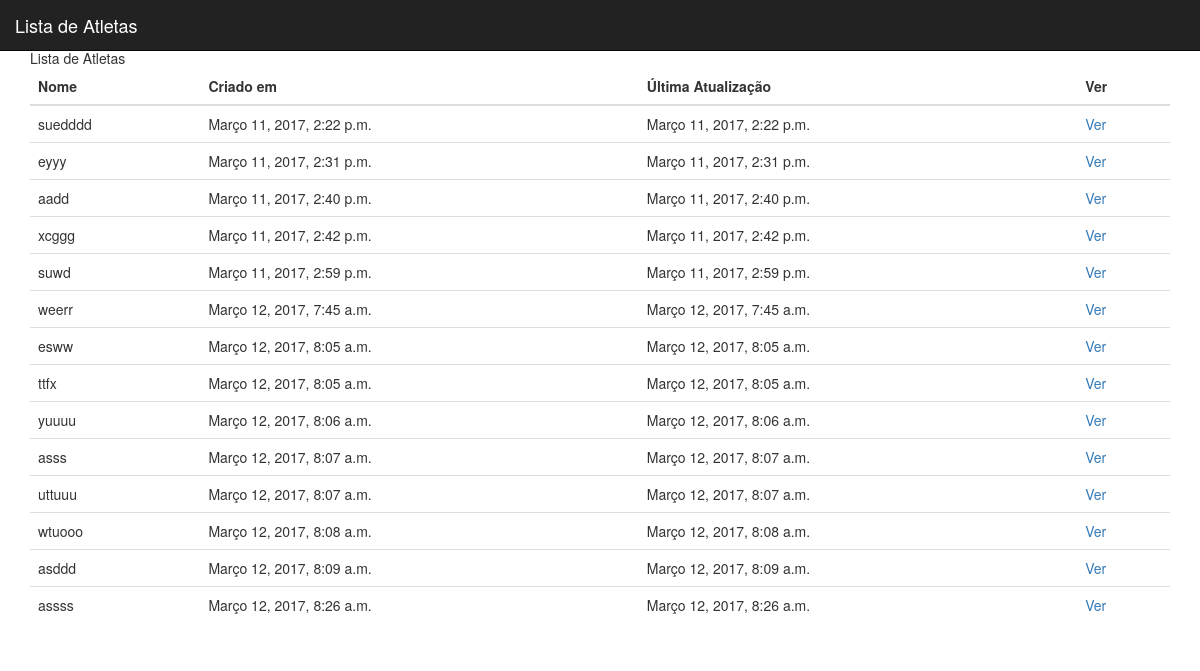
Before: /lista-atletas/ with the older database file.
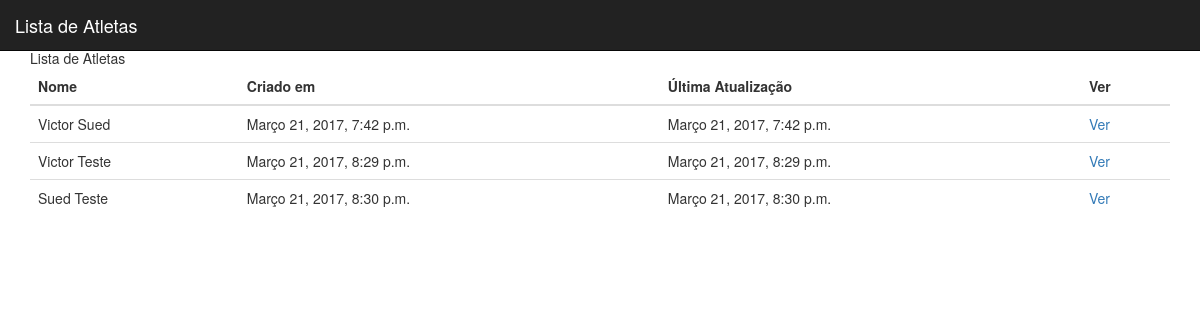
After: the same page with the newer database file.
### cadastros/models.py (models this page shows, shortened)
class PerfilAtleta(models.Model):
    create = models.DateTimeField(auto_now_add=True)
    update = models.DateTimeField(auto_now=True)
    nome = models.CharField('Nome', max_length=255)
    email = models.EmailField('Email', max_length=30)
    telefone = models.IntegerField('Telefone', null=True, blank=True)
    cidade = models.CharField('Cidade', max_length=50, null=True, blank=True)
    endereco = models.CharField('Endereço', max_length=50, null=True, blank=True)
    data_nascimento = models.DateField('Nascimento', null=True, blank=True)
    cpf_cnpj = models.CharField('CPF/CNPJ', max_length=14, null=True, blank=True)
    rg = models.IntegerField('RG', null=True, blank=True)
    ano_ini_esporte = models.IntegerField('Ano início do esporte', null=True, blank=True)
    modalidade_principal = models.CharField('Modalidade Principal', max_length=18, choices=MODALIDADE_PRINCIPAL, null=True, blank=True)
    vezes_treina = models.IntegerField('Vezes treino na semana', null=True, blank=True) #mudar para choices
    duracao_treino = models.IntegerField('Duração média dos treinos', null=True, blank=True) #mudar para choiices em meia em meira hora
    horas_trein_semana = models.IntegerField('Horas de treino na semana', null=True, blank=True)
    duracao_treino_longo = models.CharField('Duração do treino mais longo', max_length=50, null=True, blank=True)
    modalidade_frequente = models.CharField('Modalidade frequente', max_length=50, null=True, blank=True)
    profissao = models.CharField('Profissão', max_length=50, null=True, blank=True)
    competicoes_frequenta = models.CharField('Competições que frequenta', max_length=50, null=True, blank=True)
    duracao_provas = models.CharField('Duração das provas', max_length=50, null=True, blank=True)
    tipo_de_relevo = models.CharField('Tipo de relevo', max_length=50, choices=TIPO_RELEVO, null=True, blank=True)
    nivel_atleta = models.CharField('Nível do atleta', max_length=50, choices=NIVEL_ATLETA, null=True, blank=True)
    outros = models.CharField('Outros comentários', max_length=50, null=True, blank=True)

### cadastros/views.py (the view)
# urls.py: url(r'^lista-atletas/$', listaAtletas),
def listaAtletas(request):
    try:
        atletas = PerfilAtleta.objects.all()
    except:
        PerfilAtleta.DoesNotExist
    return render(request, 'lista-atletas.html', {'atletas': atletas})

### cadastros/templates/lista-atletas.html (shortened to what this page needs)
{% extends 'base.html' %}
{% load bootstrap3 %}
{% block content %}
	<div class="container">
{% block menuAtual %}Lista de Atletas{% endblock menuAtual %}
		<table class="table table-striped">
		<thead>
			<th>Nome</th>
			<th>Criado em</th>
			<th>Última Atualização</th>
			<th>Ver</th>
			{% for at in atletas %}
			<tr>
				<td>{{ at.nome }} </td>
				<td>{{ at.create }}</td>
				<td>{{ at.update }}</td>
				<td><a href="/detalhe-atleta/{{ at.id }}/">Ver</a></td>
			</tr>
		   {% endfor %}
		</thead>
		</table>
{% endblock content %}

### templates/base.html (shortened to what this page needs)
{% load static %}
<!DOCTYPE HTML>
<html>
<head>
	<link rel="stylesheet" href="https://maxcdn.bootstrapcdn.com/bootstrap/3.3.7/css/bootstrap.min.css">
	<link href="http://getbootstrap.com/examples/cover/cover.css" rel="stylesheet">
</head>
<body>
<div style="padding-bottom: 4%">
	<nav class="navbar navbar-inverse navbar-fixed-top">
		<div class="container-fluid">
			<div class="navbar-header">
				<a class="navbar-brand" href="#">{% block menuAtual %}{% endblock menuAtual %}</a>
			</div>
			<div id="navbar" class="navbar-collapse collapse">
				<ul class="nav navbar-nav navbar-right">
					<li><a href="/cadastro-avaliador/">{% block menu01 %}{% endblock menu01 %}</a></li>
					<li><a href="/cadastro-atleta/">{% block menu02 %}{% endblock menu02 %}</a></li>
					<li><a href="/lista-avaliadores/">{% block menu03 %}{% endblock menu03 %}</a></li>
					<li><a href="/lista-atletas/">{% block menu04 %}{% endblock menu04 %}</a></li>
				</ul>
			</div>
		</div>
	</nav>
</div>
<div class="site-wrapper">
	{% block content %}
	{% endblock content %}
</div>
</body>
</html>

Changed rows visible on the page:
removed PerfilAtleta: nome "suedddd", create "Março 11, 2017, 2:22 p.m.", update "Março 11, 2017, 2:22 p.m."
removed PerfilAtleta: nome "eyyy", create "Março 11, 2017, 2:31 p.m.", update "Março 11, 2017, 2:31 p.m."
removed PerfilAtleta: nome "aadd", create "Março 11, 2017, 2:40 p.m.", update "Março 11, 2017, 2:40 p.m."
removed PerfilAtleta: nome "xcggg", create "Março 11, 2017, 2:42 p.m.", update "Março 11, 2017, 2:42 p.m."
removed PerfilAtleta: nome "suwd", create "Março 11, 2017, 2:59 p.m.", update "Março 11, 2017, 2:59 p.m."
removed PerfilAtleta: nome "weerr", create "Março 12, 2017, 7:45 a.m.", update "Março 12, 2017, 7:45 a.m."
removed PerfilAtleta: nome "esww", create "Março 12, 2017, 8:05 a.m.", update "Março 12, 2017, 8:05 a.m."
removed PerfilAtleta: nome "ttfx", create "Março 12, 2017, 8:05 a.m.", update "Março 12, 2017, 8:05 a.m."
removed PerfilAtleta: nome "yuuuu", create "Março 12, 2017, 8:06 a.m.", update "Março 12, 2017, 8:06 a.m."
removed PerfilAtleta: nome "asss", create "Março 12, 2017, 8:07 a.m.", update "Março 12, 2017, 8:07 a.m."
removed PerfilAtleta: nome "uttuuu", create "Março 12, 2017, 8:07 a.m.", update "Março 12, 2017, 8:07 a.m."
removed PerfilAtleta: nome "wtuooo", create "Março 12, 2017, 8:08 a.m.", update "Março 12, 2017, 8:08 a.m."
removed PerfilAtleta: nome "asddd", create "Março 12, 2017, 8:09 a.m.", update "Março 12, 2017, 8:09 a.m."
removed PerfilAtleta: nome "assss", create "Março 12, 2017, 8:26 a.m.", update "Março 12, 2017, 8:26 a.m."
added PerfilAtleta: nome "Victor Sued", create "Março 21, 2017, 7:42 p.m.", update "Março 21, 2017, 7:42 p.m."
added PerfilAtleta: nome "Victor Teste", create "Março 21, 2017, 8:29 p.m.", update "Março 21, 2017, 8:29 p.m."
added PerfilAtleta: nome "Sued Teste", create "Março 21, 2017, 8:30 p.m.", update "Março 21, 2017, 8:30 p.m."
